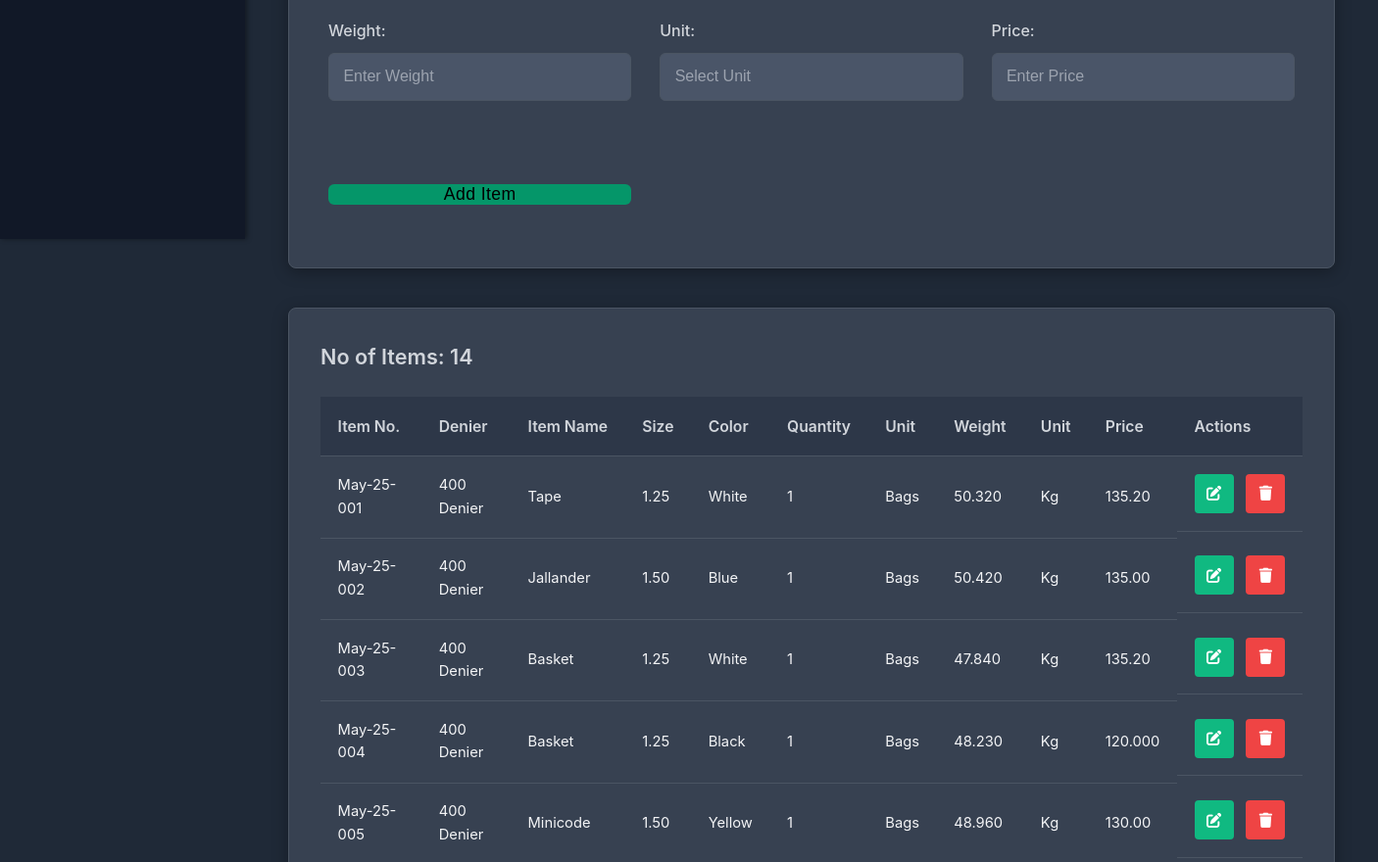
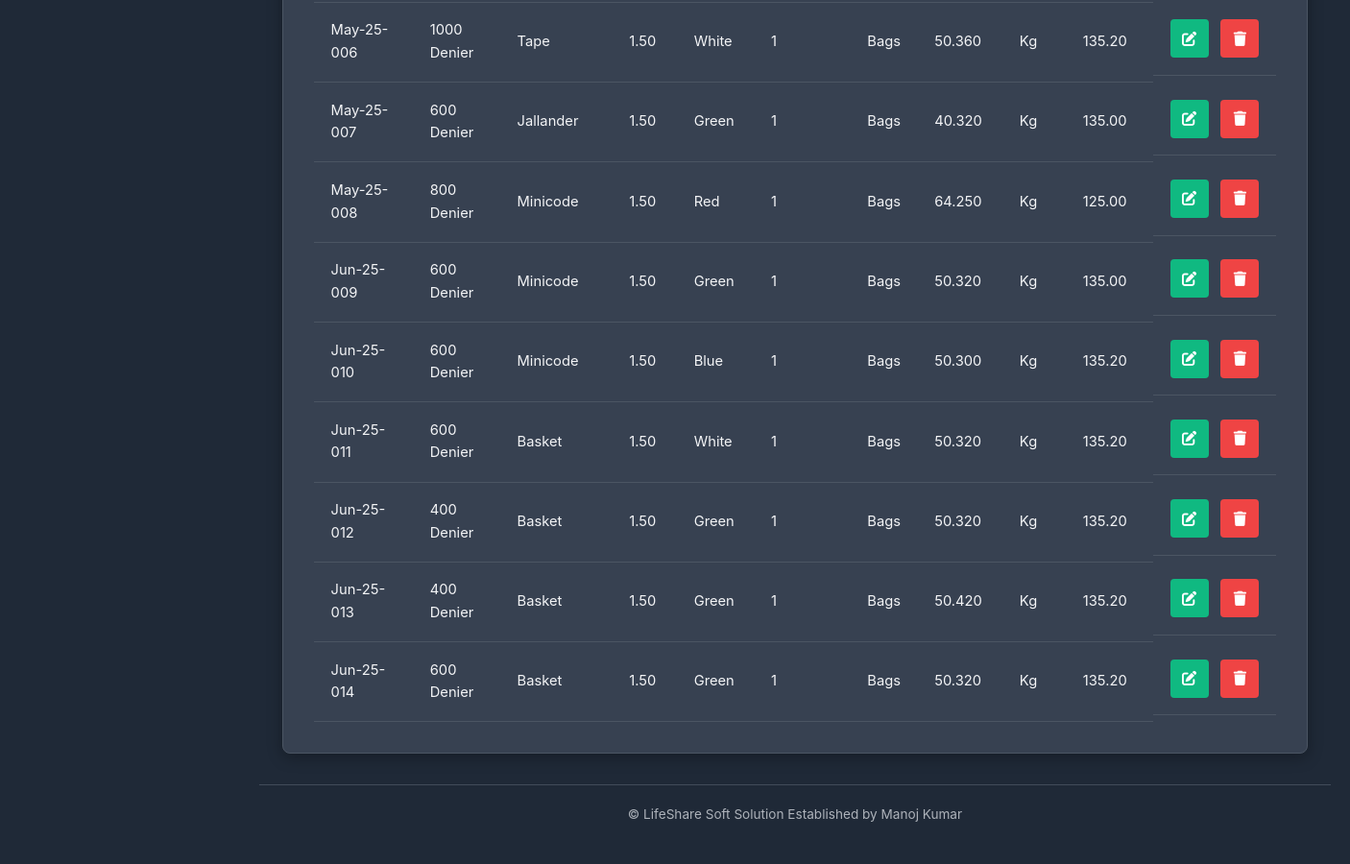
Before: / (lower part) with the older database file (2 pictures, top to bottom).
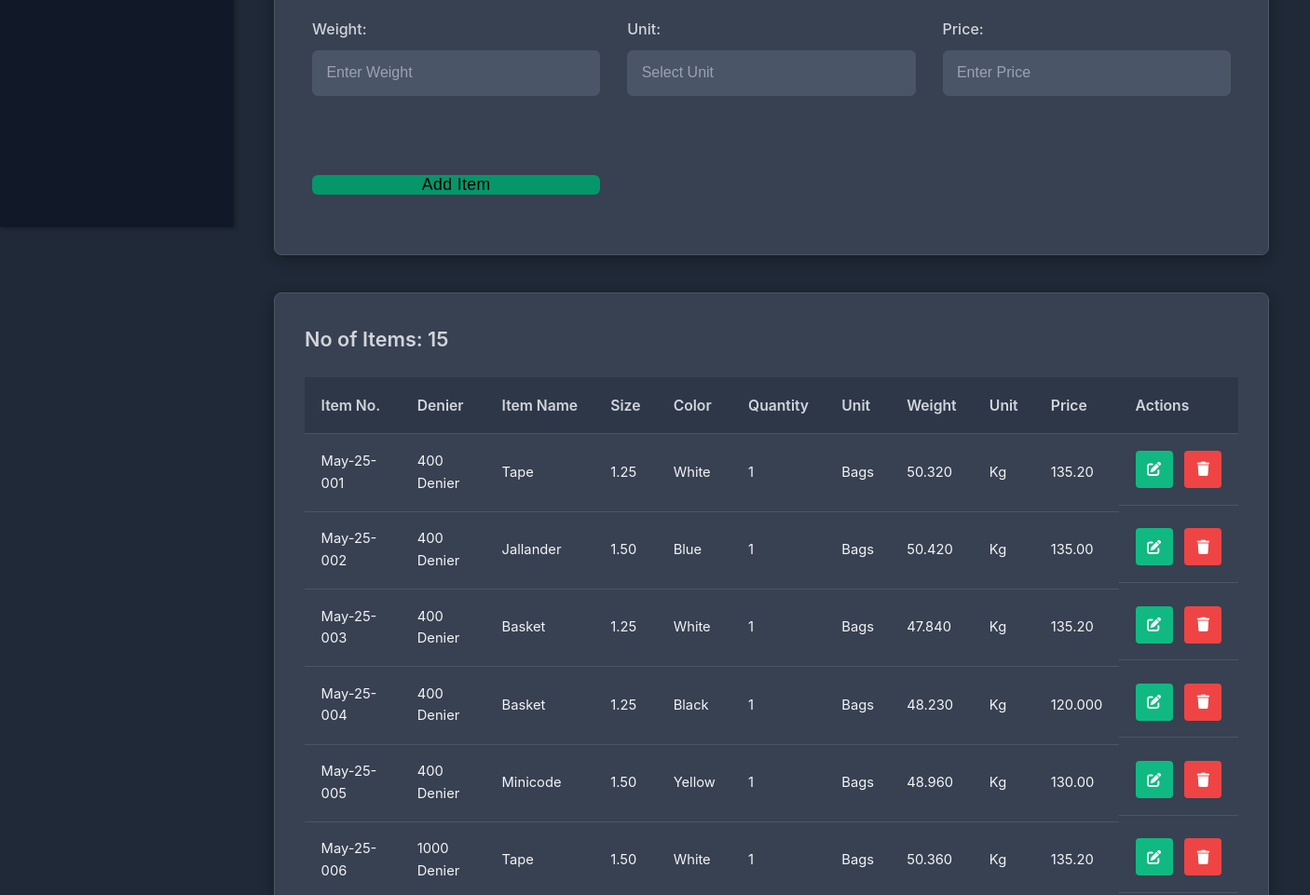
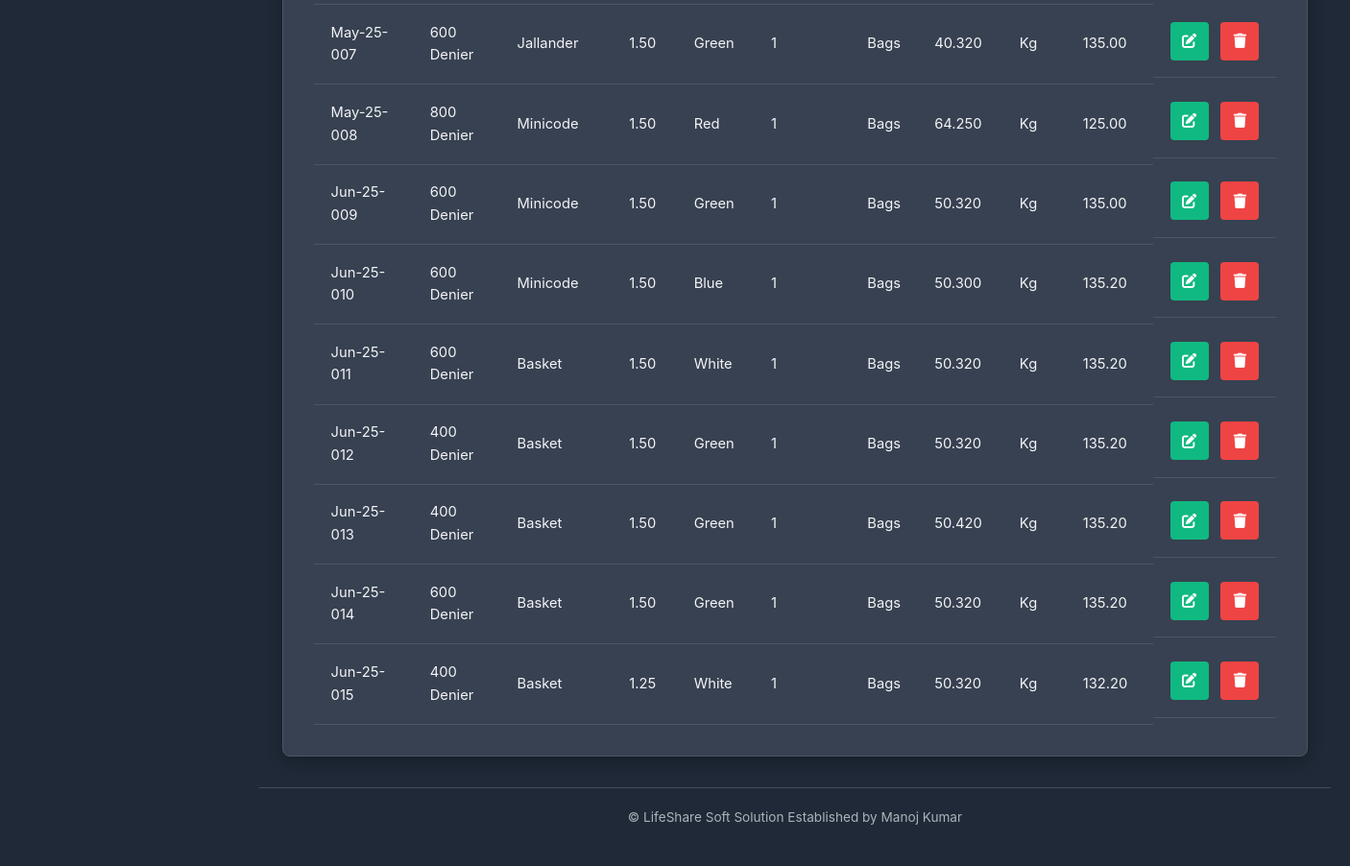
After: the same page with the newer database file (2 pictures, top to bottom).
### app.py (models this page shows)
class Items(db.Model):
    id = db.Column(db.Integer, primary_key=True)
    item_number = db.Column(db.Integer, unique=True, nullable=False)
    denier = db.Column(db.String(100), nullable=False)
    item = db.Column(db.String(100), nullable=False)
    size = db.Column(db.Text, nullable=False)
    colour = db.Column(db.String(100), nullable=False)
    quantity = db.Column(db.String(100), nullable=False)
    unit = db.Column(db.String(100), nullable=False)
    quantity1 = db.Column(db.String(100), nullable=False)
    unit1 = db.Column(db.String(100), nullable=False)
    price = db.Column(db.String(100), nullable=False)
    date_created = db.Column(db.DateTime, default=datetime.utcnow)

### app.py (the view)
@app.route('/')
def index():
    all_items = Items.query.all()  # Changed from items to Items
    return render_template('index.html', all_items=all_items)

### templates/index.html (shortened to what this page needs)
{% extends "base.html" %}
{% block content %}
<div class="mobile-container">
    <form method="POST" action="/add_item" class="stock-form">
        <div class="form-group">
            <label for="quantity1">Weight:</label>
            <input type="number" id="quantity1" name="quantity1" placeholder="Enter Weight" step="0.001" required min="0">
        </div>
        <div class="form-group">
            <label for="unit1">Unit:</label>
            <input type="text" list="weight" id="unit1" name="unit1" placeholder="Select Unit" required autocomplete="off">
        </div>
        <div class="form-group">
            <label for="price">Price:</label>
            <input type="number" id="price" name="price" placeholder="Enter Price" step="0.01" required min="1">
        </div>
        <div class="form-group">
            <button type="submit" class="submit-btn">Add Item</button>
        </div>
    </form>
    <div class="table-container">
        <h3 class="no_of_items">No of Items: {{ all_items|length }}</h3>
        <div class="table-responsive">
            <table>
                <thead>
                    <tr>
                        <th>Item No.</th>
                        <th>Denier</th>
                        <th>Item Name</th>
                        <th>Size</th>
                        <th>Color</th>
                        <th>Quantity</th>
                        <th>Unit</th>
                        <th>Weight</th>
                        <th>Unit</th>
                        <th>Price</th>
                        <th>Actions</th>
                    </tr>
                </thead>
                <tbody>
                    {% for item in all_items %}
                    <tr id="row-{{ item.id }}">
                        <td>{{ item.item_number }}</td>
                        <td>{{ item.denier }}</td>
                        <td>{{ item.item }}</td>
                        <td>{{ item.size }}</td>
                        <td>{{ item.colour }}</td>
                        <td>{{ item.quantity }}</td>
                        <td>{{ item.unit }}</td>
                        <td>{{ item.quantity1 }}</td>
                        <td>{{ item.unit1 }}</td>
                        <td>{{ item.price }}</td>
                        <td class="action-buttons">
                            <button class="edit-btn" onclick="window.location.href='/edit/{{ item.id }}'">
                                <i class="fas fa-edit"></i>
                            </button>
                            <form method="POST" action="{{ url_for('delete', item_id=item.id) }}" class="delete-form" onsubmit="return confirm('Are you sure you want to delete this item?');">
                                <button type="submit" class="delete-btn">
                                    <i class="fas fa-trash"></i>
                                </button>
                            </form>
                        </td>
                    </tr>
                    {% endfor %}
                </tbody>
            </table>
        </div>
    </div>
</div>
{% endblock %}

### templates/base.html (shortened to what this page needs)
<!DOCTYPE html>
<html lang="en">
<head>
    <link rel="stylesheet" href="{{ url_for('static', filename='css/main.css') }}">
    <link rel="stylesheet" href="https://cdnjs.cloudflare.com/ajax/libs/font-awesome/6.0.0/css/all.min.css">
</head>
<body>
    <div class="sidebar" id="sidebar">
        <nav class="nav-menu">
        </nav>
    </div>
    <div class="main-content" id="mainContent">
        {% block content %}
        {% endblock %}
        <div class="footer">
            <p>&copy; LifeShare Soft Solution Established by Manoj Kumar</p>
        </div>
    </div>
</body>
</html>

### static/css/main.css (style rules this page uses)
:root { --primary-color: #6366f1; --primary-hover: #4f46e5; --secondary-color: #d1d5db; --background-color: #1f2937; --card-background: #374151; --text-color: #f3f4f6; --border-color: #4b5563; --shadow-sm: 0 2px 8px rgba(0, 0, 0, 0.2); --shadow-md: 0 4px 16px rgba(0, 0, 0, 0.3); --border-radius: 8px; --transition: all 0.3s ease; }
* { margin: 0; padding: 0; box-sizing: border-box; }
body { display: flex; margin: 0; min-height: 100vh; background-color: var(--background-color); color: var(--text-color); font-family: 'Inter', -apple-system, BlinkMacSystemFont, 'Segoe UI', Roboto, sans-serif; line-height: 1.6; font-size: 16px; overflow-x: hidden; }
.sidebar { width: 250px; background: #111827; height: 100vh; position: fixed; left: 0; top: 0; transition: width 0.3s ease; box-shadow: 2px 0 5px rgba(0, 0, 0, 0.4); z-index: 1000; display: flex; flex-direction: column; color: var(--text-color); }
.nav-menu { padding: 20px 0; flex-grow: 1; }
.main-content { flex: 1; margin-left: 250px; padding: 20px; transition: margin-left 0.3s ease; display: flex; flex-direction: column; min-height: 100vh; }
.mobile-container { max-width: 1280px; margin: 0 auto; padding: 2rem 1.5rem; width: 100%; }
h3.no_of_items { font-size: 1.35rem; font-weight: 600; color: var(--secondary-color); margin-bottom: 1.5rem; }
.stock-form { background: var(--card-background); padding: 2.5rem; border-radius: var(--border-radius); box-shadow: var(--shadow-md); margin-bottom: 2.5rem; display: grid; grid-template-columns: repeat(auto-fit, minmax(280px, 1fr)); gap: 1.8rem; border: 1px solid var(--border-color); }
.form-group { display: flex; margin-top: 2rem; margin-bottom: 1.5rem; flex: 1; flex-direction: column; }
.form-group label { font-size: 1rem; font-weight: 500; color: var(--secondary-color); margin-bottom: 0.6rem; }
.form-group input { padding: 0.9rem; border: 1px solid var(--border-color); border-radius: 6px; font-size: 1rem; transition: var(--transition); background: #4a5568; color: var(--text-color); }
.form-group input::placeholder { color: #9ca3af; }
.submit-btn { grid-template-columns: 1/3; border: none; background-color: #059669; border-radius: 6px; width: 100%; height: 100%; font-size: 1.1rem; font-weight: 500; cursor: pointer; transition: var(--transition); letter-spacing: 0.025em; }
.table-container { background: var(--card-background); padding: 2rem; border-radius: var(--border-radius); box-shadow: var(--shadow-md); flex-grow: 1; display: flex; flex-direction: column; border: 1px solid var(--border-color); }
.table-responsive { overflow-x: auto; -webkit-overflow-scrolling: touch; flex-grow: 1; }
table { width: 100%; border-collapse: separate; border-spacing: 0; min-width: 768px; }
th, td { padding: 1.1rem; text-align: left; border-bottom: 1px solid var(--border-color); color: var(--text-color); }
th { background: #2d3748; font-weight: 600; color: var(--secondary-color); font-size: 0.98rem; position: sticky; top: 0; z-index: 1; white-space: nowrap; }
td { font-size: 0.92rem; }
.action-buttons { display: flex; gap: 0.8rem; align-items: center; }
.edit-btn, .delete-btn { padding: 0.7rem; border: none; border-radius: 4px; cursor: pointer; transition: var(--transition); display: flex; align-items: center; justify-content: center; width: 40px; height: 40px; color: white; font-size: 0.95rem; }
.edit-btn { background: #10b981; }
.delete-btn { background: #ef4444; }
.delete-form { display: inline; }
.footer { margin-top: auto; padding: 20px; text-align: center; color: var(--secondary-color); opacity: 0.8; font-size: 0.85rem; border-top: 1px solid var(--border-color); background-color: var(--background-color); }

Changed rows visible on the page:
added Items: item_number "Jun-25-015", denier "400 Denier", item "Basket", size "1.25", colour "White", quantity "1", unit "Bags", quantity1 "50.320", unit1 "Kg", price "132.20"
Other visible differences:
{{ all_items|length }}: "14" → "15"
